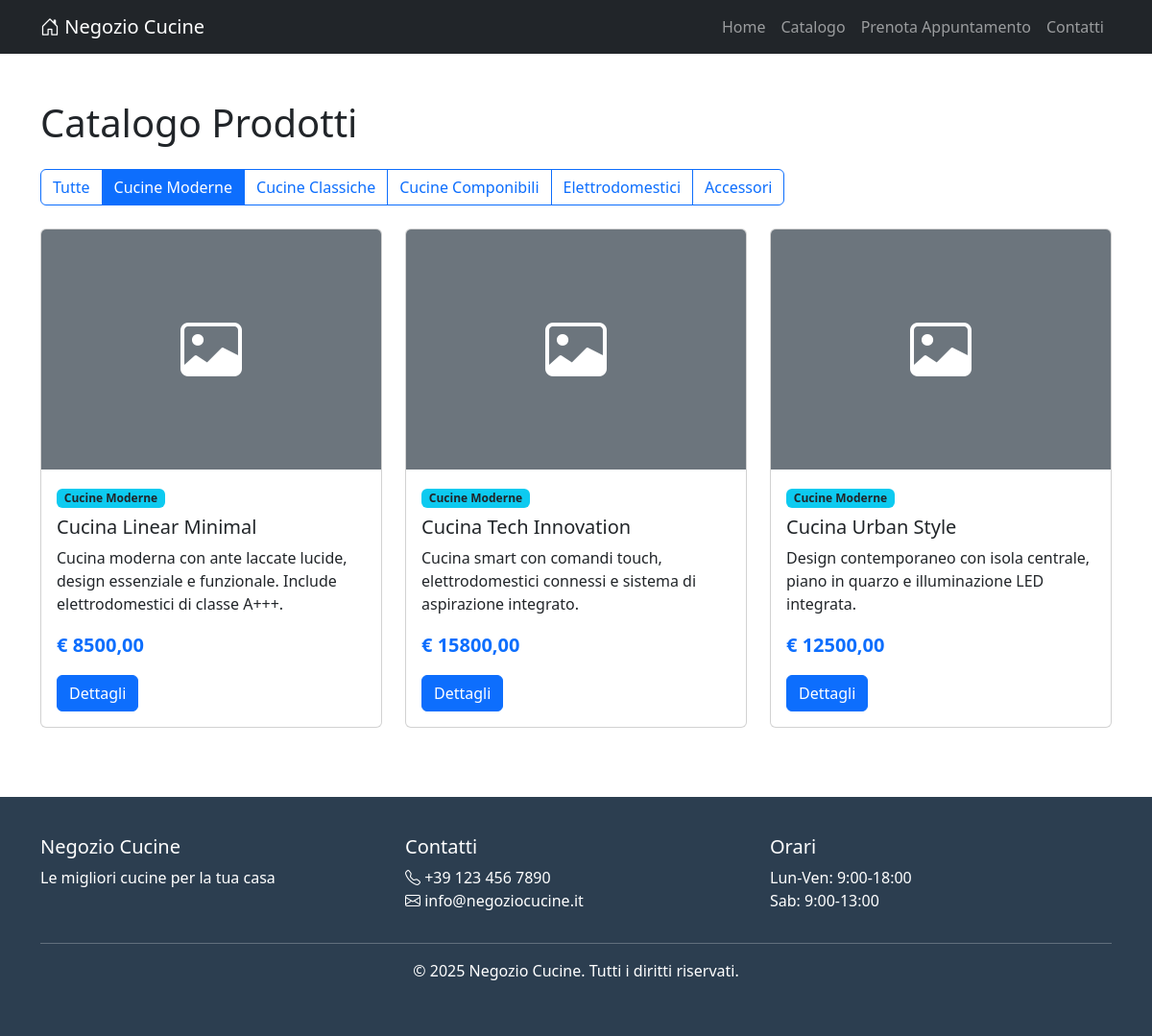
Screenshot of /catalogo/?categoria=cucine-moderne with the database file from the repository.
### prodotti/models.py (models this page shows, shortened)
class Categoria(models.Model):
    nome = models.CharField(max_length=100, verbose_name="Nome Categoria")
    slug = models.SlugField(max_length=120, unique=True, blank=True)
    descrizione = models.TextField(blank=True, verbose_name="Descrizione")
    ordine = models.IntegerField(default=0, verbose_name="Ordine di visualizzazione")
    class Meta:
        verbose_name = "Categoria"
        verbose_name_plural = "Categorie"
        ordering = ['ordine', 'nome']

class Prodotto(models.Model):
    categoria = models.ForeignKey(
        Categoria,
        on_delete=models.CASCADE,
        related_name='prodotti',
        verbose_name="Categoria"
    )
    nome = models.CharField(max_length=200, verbose_name="Nome Prodotto")
    slug = models.SlugField(max_length=220, unique=True, blank=True)
    descrizione = models.TextField(verbose_name="Descrizione")
    specifiche_tecniche = models.TextField(blank=True, verbose_name="Specifiche Tecniche")
    prezzo_base = models.DecimalField(
        max_digits=10,
        decimal_places=2,
        verbose_name="Prezzo Base (€)"
    )
    disponibile = models.BooleanField(default=True, verbose_name="Disponibile")
    in_evidenza = models.BooleanField(default=False, verbose_name="In Evidenza")
    data_creazione = models.DateTimeField(auto_now_add=True)
    data_aggiornamento = models.DateTimeField(auto_now=True)
    class Meta:
        verbose_name = "Prodotto"
        verbose_name_plural = "Prodotti"
        ordering = ['-in_evidenza', 'nome']
    def get_immagine_principale(self):
        immagine = self.immagini.first()
        return immagine.file_immagine.url if immagine else None

### prodotti/views.py (the view)
# urls.py: path('catalogo/', views.CatalogoListView.as_view(), name='catalogo'),
class CatalogoListView(ListView):
    model = Prodotto
    template_name = 'prodotti/catalogo.html'
    context_object_name = 'prodotti'
    paginate_by = 12
    def get_queryset(self):
        queryset = Prodotto.objects.filter(disponibile=True)
        categoria_slug = self.request.GET.get('categoria')
        if categoria_slug:
            queryset = queryset.filter(categoria__slug=categoria_slug)
        return queryset
    def get_context_data(self, **kwargs):
        context = super().get_context_data(**kwargs)
        context['categorie'] = Categoria.objects.all()
        context['categoria_selezionata'] = self.request.GET.get('categoria', '')
        return context

### templates/prodotti/catalogo.html (shortened to what this page needs)
{% extends 'base.html' %}
{% block content %}
<div class="container my-5">
    <h1 class="mb-4">Catalogo Prodotti</h1>
    <div class="row mb-4">
        <div class="col-md-12">
            <div class="btn-group" role="group">
                <a href="{% url 'prodotti:catalogo' %}"
                   class="btn {% if not categoria_selezionata %}btn-primary{% else %}btn-outline-primary{% endif %}">
                    Tutte
                </a>
                {% for categoria in categorie %}
                <a href="{% url 'prodotti:catalogo' %}?categoria={{ categoria.slug }}"
                   class="btn {% if categoria_selezionata == categoria.slug %}btn-primary{% else %}btn-outline-primary{% endif %}">
                    {{ categoria.nome }}
                </a>
                {% endfor %}
            </div>
        </div>
    </div>
    <div class="row">
        {% for prodotto in prodotti %}
        <div class="col-md-4 mb-4">
            <div class="card card-prodotto h-100">
                {% if prodotto.get_immagine_principale %}
                    <img src="{{ prodotto.get_immagine_principale }}" class="card-img-top" alt="{{ prodotto.nome }}" style="height: 250px; object-fit: cover;">
                {% else %}
                    <div class="card-img-top bg-secondary d-flex align-items-center justify-content-center" style="height: 250px;">
                        <i class="bi bi-image" style="font-size: 4rem; color: white;"></i>
                    </div>
                {% endif %}
                <div class="card-body">
                    <span class="badge bg-info text-dark mb-2">{{ prodotto.categoria.nome }}</span>
                    <h5 class="card-title">{{ prodotto.nome }}</h5>
                    <p class="card-text">{{ prodotto.descrizione|truncatewords:20 }}</p>
                    <p class="fw-bold text-primary fs-5">€ {{ prodotto.prezzo_base }}</p>
                    <a href="{% url 'prodotti:dettaglio' prodotto.slug %}" class="btn btn-primary">
                        Dettagli
                    </a>
                </div>
            </div>
        </div>
        {% empty %}
        <div class="col-12 text-center">
            <p class="lead">Nessun prodotto disponibile.</p>
        </div>
        {% endfor %}
    </div>
</div>
{% endblock %}

### templates/base.html (style rules this page uses)
.card-prodotto { transition: transform 0.3s; }

### rows the page displays
Categoria: nome "Cucine Moderne"
Categoria: nome "Cucine Classiche"
Categoria: nome "Cucine Componibili"
Categoria: nome "Elettrodomestici"
Categoria: nome "Accessori"
Prodotto: categoria.nome "Cucine Moderne", nome "Cucina Linear Minimal", descrizione "Cucina moderna con ante laccate lucide, design essenziale e funzionale. Include elettrodomestici di classe A+++.", prezzo_base "8500,00"
Prodotto: categoria.nome "Cucine Moderne", nome "Cucina Tech Innovation", descrizione "Cucina smart con comandi touch, elettrodomestici connessi e sistema di aspirazione integrato.", prezzo_base "15800,00"
Prodotto: categoria.nome "Cucine Moderne", nome "Cucina Urban Style", descrizione "Design contemporaneo con isola centrale, piano in quarzo e illuminazione LED integrata.", prezzo_base "12500,00"
